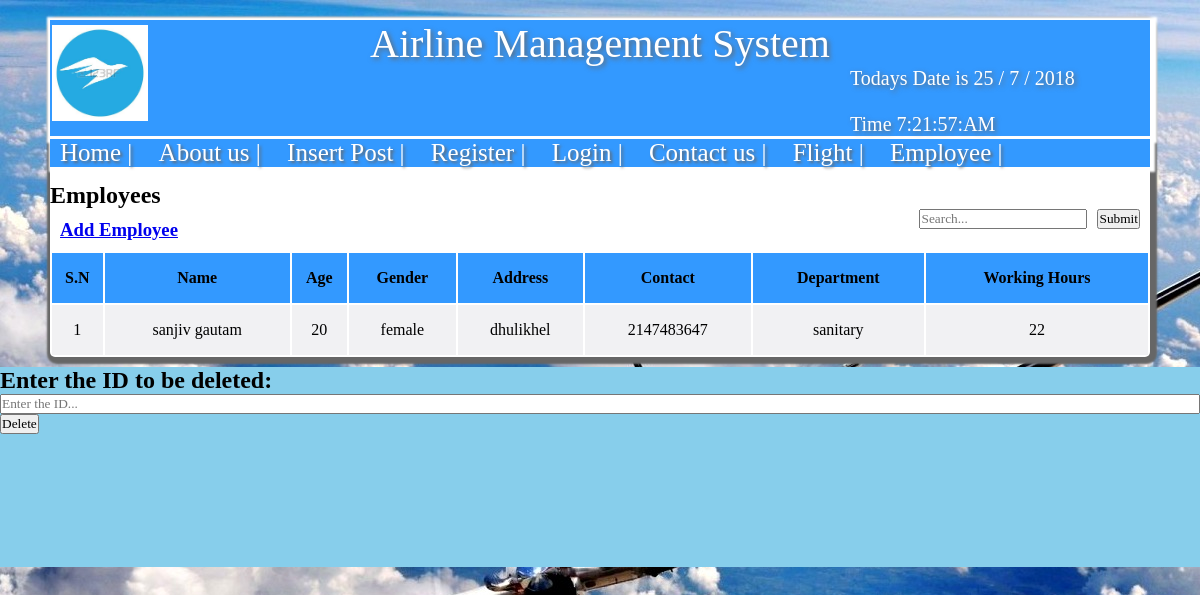
Screenshot of /employee_info.php with the database file from the repository.
### tables this page shows
CREATE TABLE `employees` (
  `empid` int(11) NOT NULL,
  `name` varchar(250) NOT NULL,
  `age` int(11) NOT NULL,
  `gender` varchar(250) NOT NULL,
  `address` varchar(250) NOT NULL,
  `contact_num` int(11) NOT NULL,
  `dept` varchar(250) NOT NULL,
  `workinghrs` int(11) NOT NULL
);

### employee_info.php (the view, shortened to what this page needs)
<?php
require_once("includes/connect.php");
?>
<!doctype html>
<html>
	<head>
		<link rel="stylesheet" href="css/style.css">
	</head>
	<body>
		<div id="wrapper">
			<div id="header">
				<?php include("includes/header.php"); ?>
			</div>
			<div id="nav">
				<?php include("includes/nav.php"); ?>
			</div>
			<div id="main_section">
                <h2>Employees</h2>
                <a href="employee.php" style="display:inline-block"><h3>Add Employee</h3></a>
                <form action="<?php echo htmlspecialchars($_SERVER['PHP_SELF'])?>" method="post" style="display:inline">
                    <input type="submit" name="submitsearch" style="float:right; margin:0px 10px;">
                    <input type="search" name="search" style="float:right" placeholder="Search...">
                </form>
				<table>
                    <tr>
                        <th>S.N</th>
                        <th>Name</th>
                        <th>Age</th>
                        <th>Gender</th>
                        <th>Address</th>
                        <th>Contact</th>
                        <th>Department</th>
                        <th>Working Hours</th>
                    </tr>
                    <?php
                        $sql ="SELECT * FROM employees";
                        $i=1;
                        $result = mysqli_query($con,$sql);
                        if($result){
                            if (isset($_POST['submitsearch'])){
                                $searched_key = $_POST['search'];
                                $sql = "SELECT * FROM employees WHERE name LIKE '%$searched_key%' or age LIKE '%$searched_key%' or dept LIKE '%$searched_key%' or gender LIKE '%$searched_key%' order by empid DESC";
                                $result = mysqli_query($con,$sql);
                            if ($result){
                                $i = 1;
                            while($row=mysqli_fetch_array($result)){
                                echo "<tr>
                                    <td>". $i++ ."</td>
                                    <td>". $row['name'] ."</td>
                                    <td>". $row['age'] ."</td>
                                    <td>". $row['gender'] ."</td>
                                    <td>". $row['address'] ."</td>
                                    <td>". $row['contact_num'] ."</td>
                                    <td>". $row['dept'] ."</td>
                                    <td>". $row['workinghrs'] ."</td>
                                    </tr>
                                ";
                            }
                            }else{
                                $errormessage ="Error in displaying. CHECK:".mysqli_error($con);
                            }
                            }else{
                            while($row=mysqli_fetch_array($result)){
                                echo "<tr>
                                <td>". $i++ ."</td>
                                <td>". $row['name'] ."</td>
                                <td>". $row['age'] ."</td>
                                <td>". $row['gender'] ."</td>
                                <td>". $row['address'] ."</td>
                                <td>". $row['contact_num'] ."</td>
                                <td>". $row['dept'] ."</td>
                                <td>". $row['workinghrs'] ."</td>
                                </tr>
                            ";
                            }
                        }
                        }else{
                            $errormessage = "Error in displaying data CHECK".mysqli_error($con);
                        }
                    ?>
                </table>
			</div>
		</div>
        <div class="delete">
        <form action="<?php echo htmlspecialchars($_SERVER['PHP_SELF'])?>" method="post" style="display:inline">
<h2>Enter the ID to be deleted:</h2>
<input type="text" name="emp_id" placeholder="Enter the ID..." class"idclass">
<button type="submit" name="submit">Delete</button>
</form>
</div>
	</body>
</html>

### css/style.css (style rules this page uses)
body { background-image:url("plane.jpg"); }
* { margin:0; padding:0; font-family:"Trebuchet MS"; box-sizing:border-box; }
#wrapper { width:1100px; margin-left:auto; margin-right:auto; background-color:white; border-radius:5px 5px 5px 5px; box-shadow:2px 2px 2px 5px #666; }
#header { clear:both; margin-top:20px; background-color:#39f; box-shadow:2px 2px 2px 5px white; text-shadow:2px 2px 5px #666; margin-bottom:3px; }
#nav { margin-bottom:3px; background-color:#39f; font-size:25px; box-shadow:2px 2px 2px 3px white; }
table tr td select,input[type="text"],input[type="date"] { width:100%; }
#main_section { width:1100px; margin-top:15px; }

### employee_info.php (style rules this page uses)
table { width:100%; }
th,td { height: 50px; text-align: center; }
tr { width:100%; }
th { background-color: #39F; }
tr:nth-child(even) { background-color:#f1f1f3; }
a { margin:10px; }
.delete { width:100%; height:200px; background-color:skyblue; margin-top:10px; }

### rows the page displays
employees: name "sanjiv gautam", age "20", gender "female", address "dhulikhel", contact_num "2147483647", dept "sanitary", workinghrs "22"
